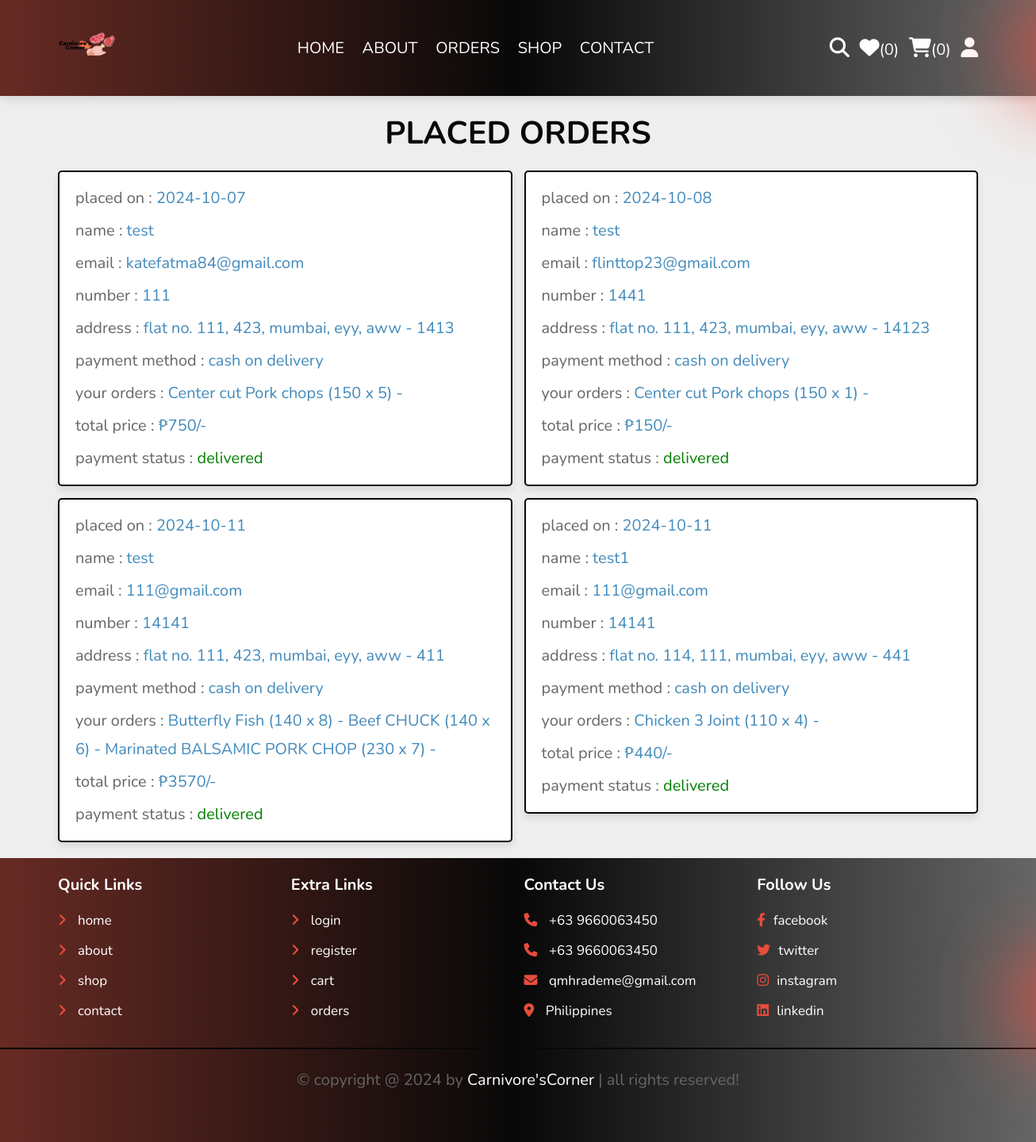
Screenshot of /orders.php (signed in) with the database file from the repository.
### tables this page shows
CREATE TABLE `orders` (
  `id` int(100) NOT NULL,
  `user_id` int(100) NOT NULL,
  `name` varchar(20) NOT NULL,
  `number` varchar(10) NOT NULL,
  `email` varchar(50) NOT NULL,
  `method` varchar(50) NOT NULL,
  `address` varchar(500) NOT NULL,
  `total_products` varchar(1000) NOT NULL,
  `total_price` int(100) NOT NULL,
  `placed_on` date NOT NULL DEFAULT current_timestamp(),
  `payment_status` varchar(20) NOT NULL DEFAULT 'pending'
);

### orders.php (the view, shortened to what this page needs)
<?php
include 'components/connect.php';
if(isset($_SESSION['user_id'])){
   $user_id = $_SESSION['user_id'];
}else{
   $user_id = '';
};
?>
<!DOCTYPE html>
<html lang="en">
<head>
   <link rel="stylesheet" href="https://cdnjs.cloudflare.com/ajax/libs/font-awesome/6.1.1/css/all.min.css">
   <link rel="stylesheet" href="css/style.css">
</head>
<body>
<?php include 'components/user_header.php'; ?>
<section class="orders">
   <h1 class="heading">placed orders</h1>
   <div class="box-container">
   <?php
      if($user_id == ''){
         echo '<p class="empty">please login to see your orders</p>';
      }else{
         $select_orders = $conn->prepare("SELECT * FROM `orders` WHERE user_id = ?");
         $select_orders->execute([$user_id]);
         if($select_orders->rowCount() > 0){
            while($fetch_orders = $select_orders->fetch(PDO::FETCH_ASSOC)){
   ?>
   <div class="box">
      <p>placed on : <span><?= $fetch_orders['placed_on']; ?></span></p>
      <p>name : <span><?= $fetch_orders['name']; ?></span></p>
      <p>email : <span><?= $fetch_orders['email']; ?></span></p>
      <p>number : <span><?= $fetch_orders['number']; ?></span></p>
      <p>address : <span><?= $fetch_orders['address']; ?></span></p>
      <p>payment method : <span><?= $fetch_orders['method']; ?></span></p>
      <p>your orders : <span><?= $fetch_orders['total_products']; ?></span></p>
      <p>total price : <span>₱<?= $fetch_orders['total_price']; ?>/-</span></p>
      <p> payment status : <span style="color:<?php if($fetch_orders['payment_status'] == 'pending'){ echo 'red'; } else if($fetch_orders['payment_status'] == 'Return Request' || $fetch_orders['payment_status'] == 'Refund Request'){ echo 'orange'; } else { echo 'green'; }; ?>"><?= $fetch_orders['payment_status']; ?></span> </p>
   </div>
   <?php
      }
      }else{
         echo '<p class="empty">no orders placed yet!</p>';
      }
      }
   ?>
   </div>
</section>
<?php include 'components/footer.php'; ?>
</body>
</html>

### css/style.css (style rules this page uses)
:root { --main-color:#0665a5c2; --orange:#f39c12; --red:#e74c3c; --red2:#681a11c7; --black:#080808; --white:#fff; --light-color:#666; --light-bg:#eee; --border:.2rem solid var(--black); --box-shadow:0 .5rem 1rem rgba(0,0,0,.1); --lightblue:#139af5c2; --color1:#d4d4d4; --color2:#707070; --color3:#1f1f1f; --color4:#731010; --color5:#a80000; }
* { font-family: 'Nunito', sans-serif; margin:0; padding:0; box-sizing: border-box; outline: none; border:none; text-decoration: none; }
html { font-size: 62.5%; overflow-x: hidden; }
body { background-color: var(--light-bg); }
section { padding:2rem; max-width: 1200px; margin:0 auto; }
.heading { font-size: 4rem; color:var(--black); margin-bottom: 2rem; text-align: center; text-transform: uppercase; }
.orders .box-container { display: flex; flex-wrap: wrap; gap:1.5rem; align-items: flex-start; }
.orders .box-container .box { padding:1rem 2rem; flex:1 1 40rem; border:var(--border); background-color: var(--white); box-shadow: var(--box-shadow); border-radius: .5rem; }
.orders .box-container .box p { margin:.5rem 0; line-height: 1.8; font-size: 2rem; color:var(--light-color); }
.orders .box-container .box p span { color:var(--main-color); }

### rows the page displays
orders: placed_on "2024-10-07", name "test", email "katefatma84@gmail.com", number "111", address "flat no. 111, 423, mumbai, eyy, aww - 1413", method "cash on delivery", total_products "Center cut Pork chops (150 x 5) -", total_price "750", payment_status "delivered"
orders: placed_on "2024-10-08", name "test", email "flinttop23@gmail.com", number "1441", address "flat no. 111, 423, mumbai, eyy, aww - 14123", method "cash on delivery", total_products "Center cut Pork chops (150 x 1) -", total_price "150", payment_status "delivered"
orders: placed_on "2024-10-11", name "test", email "111@gmail.com", number "14141", address "flat no. 111, 423, mumbai, eyy, aww - 411", method "cash on delivery", total_products "Butterfly Fish (140 x 8) - Beef CHUCK (140 x 6) - Marinated BALSAMIC PORK CHOP (230 x 7) -", total_price "3570", payment_status "delivered"
orders: placed_on "2024-10-11", name "test1", email "111@gmail.com", number "14141", address "flat no. 114, 111, mumbai, eyy, aww - 441", method "cash on delivery", total_products "Chicken 3 Joint (110 x 4) -", total_price "440", payment_status "delivered"

### other values shown
$total_wishlist_counts "0"
$total_cart_counts "0"
